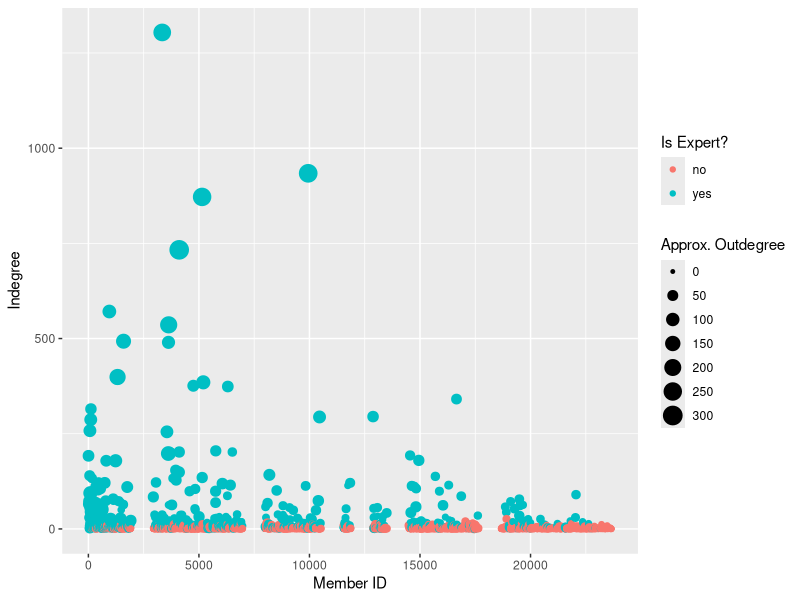

R code for this plot:
#functions
existsDiff <- function(x, y, title) {
  d1 <- as.numeric(x)
  d2 <- as.numeric(y)
  if(isGaussionDistribution(d1) == FALSE || isGaussionDistribution(d2) == FALSE || isGaussionDistribution(c(d1,d2)) == FALSE) {
    effectSize <- paste(round(vargha.delaney(d1,d2) * 100), sep = "", "%")
    pv <- wilcox.test(d1,d2)$p.value
    pvPrint <- ''
    valid <- FALSE
    if(is.nan(pv)) { 
      pvPrint  <- '-'
    }else if(pv < 0.001) {
      pvPrint<- '< 0,001'
    } else {
      pvPrint <- as.character(format(round(pv, digits = 4), nsmall = 4))
    }
    if(pv < 0.05) {
      valid = TRUE
    }
    print("--------------------------")
    print(pvPrint)
    print(effectSize)
    print(paste("Valid: ", valid))
    if(valid) {
      print(paste("There is difference ", title))
    } else {
      print(paste("Cannot say that there is difference ", title))
    }
    print("--------------------------")
  } else {
    print("--------------------------")
    print("Welch Test")
    pv <- t.test(d1,d2)$p.value
    # print(t.test(d1, d2));
    pvPrint <- ''
    valid <- FALSE
    if(is.nan(pv)) { 
      pvPrint  <- '-'
    }else if(pv < 0.001) {
      pvPrint<- '< 0,001'
    } else {
      pvPrint <- as.character(format(round(pv, digits = 4), nsmall = 4))
    }
    if(pv < 0.05) {
      valid = TRUE
    }
    print(pvPrint)
    print(paste("Valid: ", valid))
    d = cohenD(d1, d2)
    #Cohen, J. (1992), “A Power Primer”, Psychological Bulletin, 112, pp. 155-159
    interpretationEffectSize = "None"
    if(d >  0.20) {
      interpretationEffectSize = "small diff"
    }
    if(d >  0.50) {
      interpretationEffectSize = "medium diff"
    }
    if(d > 0.80) {
      interpretationEffectSize = "great diff"
    }
    print(interpretationEffectSize)
    if(valid) {
      print(paste("There is difference ", title))
    } else {
      print(paste("Cannot say that there is difference ", title))
    }
    if(mean(d1) > mean(d2)) {
      print("Effect size in favor d1")
    } else {
      print("Effect size in favor d2")      
    }
    print("--------------------------")
  }
  
  
}


cohenD <- function(data1, data2) {
  n1 <- length(data1);
  n2 <- length(data2);
  mean1 <- mean(data1);
  mean2 <- mean(data2);
  sd1 <- sd(data1);
  sd2 <- sd(data2);
  s <- sqrt(((n1 - 1) * sd1 * sd1 + (n2 - 1) * sd2 * sd2) / (n1 + n2 - 2));
  abs(mean1 - mean2) / s;
}

# Vargha & Delaney's A12
vargha.delaney <- function(r1, r2) {
  m <- length(r1);
  n <- length(r2);
  return ((sum(rank(c(r1, r2))[seq_along(r1)]) / m - (m + 1) / 2) / n);
}

isGaussionDistribution <- function(distribution) {
  
  #Kolmogorov-Smirnov test
  ks1 <- ks.test(distribution, "pnorm", mean=mean(distribution), sd=sd(distribution))
  if(ks1$p.value < 0.05){
    return(FALSE)
  } else {
    return(TRUE)
  }
}

correlation <- function(data1, data2, title) {
  #Kolmogorov-Smirnov test
  ks1 <- ks.test(data1, "pnorm", mean=mean(data1), sd=sd(data1))
  ks2 <-  ks.test(data2, "pnorm", mean=mean(data2), sd=sd(data2))
  if(isGaussionDistribution(data1) && isGaussionDistribution(data2)) {
    #gaussion distribution
    correlationMethod(data1, data2, title, "pearson")
  } else {
    correlationMethod(data1, data2, title, "spearman")
  }
}

correlationMethod <- function(data1, data2, title, method) {
  print("--------------------------")
  print(paste("Method: ", method, " - " , title))
  correl <- round(as.numeric(cor(data1, data2, method = method)), digits = 4)
  pvalue <- as.numeric(cor.test(data1, data2, method = method)$p.value)
  valid <- FALSE
  pvaluePrint <- as.character(pvalue)
  
  if(pvalue < 0.05) {
    valid = TRUE
  }
  if(pvalue < 0.001) {
    pvaluePrint <- as.character("< 0.001")
  }
  
  #interpretation described at https://www.ncbi.nlm.nih.gov/pmc/articles/PMC3576830/
  interpretation <- "insignificant"
  if (correl > 0.3 ){
    interpretation <- "weak"
  }
  if(correl > 0.5) {
    interpretation <- "moderate"
  }
  if(correl > 0.7) {
    interpretation <- "strong"
  }
  
  print(correl)
  print(pvaluePrint)
  print(paste("correl valid: ", as.character(valid)))
  print(interpretation)
  print("--------------------------")
}

library(ggplot2)

graphData <- read.csv(file = "graph.csv", header = TRUE, sep = ";", dec = ",", row.names = NULL)
graphData[ , "expert"] <- ifelse(graphData$ex  == 1, 'yes', 'no')


exSlice = subset(graphData, graphData$ex == 1)
otherSlice = subset(graphData, graphData$ex == 0)

b <- ggplot(graphData, aes(x=id, y=indegree)) +
  
  labs(x = "Member ID", y = "Indegree", colour = "Is Expert?") + 
  geom_point(aes(size=outdegree, colour=expert) ) + 
  scale_size_continuous(limits = c(0, 300), breaks = c(0, 50, 100, 150, 200, 250, 300 ), name="Approx. Outdegree")

print(b)

# Density plots
#p <- ggplot(graphData, aes(x=eigenvector, colour=expert)) + geom_density()
#print(p)

print("Indegree")
print(summary(graphData$indegree))
print("Outdegree")
print(summary(graphData$outdegree))
print("eccentricity")
print(summary(graphData$eccentricity))
print("closeness")
print(summary(graphData$closeness))
print("betweeness")
print(summary(graphData$betweeness))
print("pagerank")
print(summary(graphData$pagerank))
print("eigenvector")
print(summary(graphData$eigenvector))

#correlation(exSlice$indegree, exSlice$outdegree, "Exp. Indegree x Exp. Outdegree")
#correlation(otherSlice$indegree, otherSlice$outdegree, "Non. Exp Indegree x Non. Exp Outdegree")

existsDiff(exSlice$indegree, otherSlice$indegree, "Exp Indegree x Non. Exp. Indegree")
existsDiff(exSlice$outdegree, otherSlice$outdegree, "Exp outdegree x Non. Exp. outdegree")

existsDiff(exSlice$eccentricity, otherSlice$eccentricity, "Exp eccentricity x Non. Exp. eccentricity")

existsDiff(exSlice$closeness, otherSlice$closeness, "Exp closeness x Non. Exp. closeness")

existsDiff(exSlice$betweeness, otherSlice$betweeness, "Exp betweeness x Non. Exp. betweeness")

existsDiff(exSlice$pagerank, otherSlice$pagerank, "Exp pagerank x Non. Exp. pagerank")

existsDiff(exSlice$eigenvector, otherSlice$eigenvector, "Exp eigenvector x Non. Exp. eigenvector")
